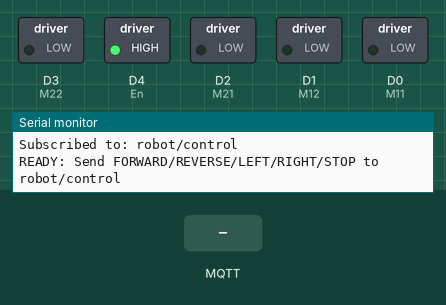
This sketch was run on a simulated ESP8266 (NodeMCU). Parts: switched loads named in the sketch (green lamp = pin HIGH), the last lines printed to the serial monitor. Inputs (shaded band) come from the test bench. WiFi joins after 1.5 s; servers stay silent unless stated; no MQTT or app messages arrive unless stated.

Above: at 2.9 s.
3.0 s: MQTT message "FORWARD" arrives on the first subscribed topic
At 3.9 s:
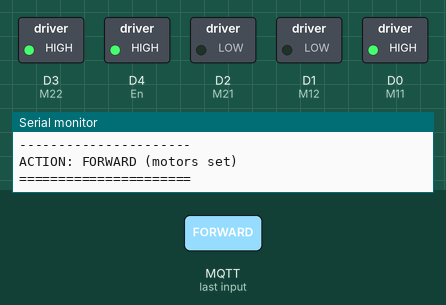
4.5 s: MQTT message "REVERSE" arrives on the first subscribed topic
At 5.1 s:
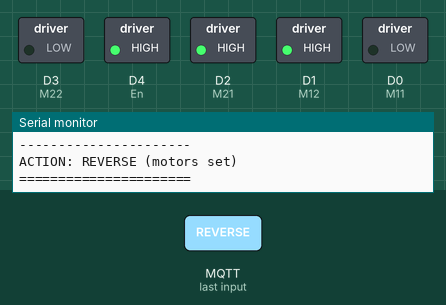
6.0 s: MQTT message "LEFT" arrives on the first subscribed topic
At 7.2 s:
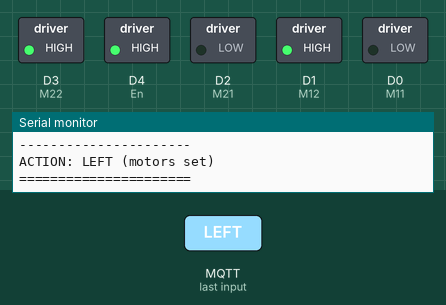
7.5 s: MQTT message "RIGHT" arrives on the first subscribed topic
At 8.5 s:
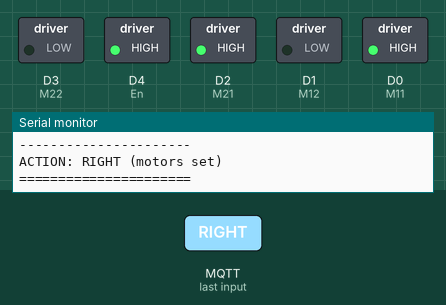
Timing chart, 0 to 10.0 s (numbered marks = the images above; inputs shaded):
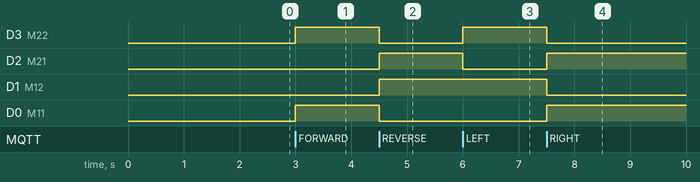

The sketch:

p5.ino
```cpp
#include <ESP8266WiFi.h>
#include <PubSubClient.h>

// ===== WiFi =====
const char* WIFI_SSID = "OnePlusRajath";
const char* WIFI_PASS = "rajathkumarks";

// ===== MQTT Broker (Public) =====
const char* MQTT_HOST = "test.mosquitto.org";
const int   MQTT_PORT = 1883;

// Topic
const char* TOPIC_SUB = "robot/control";

// ===== Motor Pins (same as before) =====
int M11 = D0;
int M12 = D1;
int M21 = D2;
int M22 = D3;
int En  = D4;

WiFiClient wifiClient;
PubSubClient mqtt(wifiClient);

// ===== Motor Control =====
void stopMotor() {
  digitalWrite(M11, LOW);
  digitalWrite(M12, LOW);
  digitalWrite(M21, LOW);
  digitalWrite(M22, LOW);
}

void fwd() {
  digitalWrite(M11, HIGH);
  digitalWrite(M12, LOW);
  digitalWrite(M22, HIGH);
  digitalWrite(M21, LOW);
}

void rev() {
  digitalWrite(M11, LOW);
  digitalWrite(M12, HIGH);
  digitalWrite(M22, LOW);
  digitalWrite(M21, HIGH);
}

void ryt() {
  digitalWrite(M11, HIGH);
  digitalWrite(M12, LOW);
  digitalWrite(M22, LOW);
  digitalWrite(M21, HIGH);
}

void lft() {
  digitalWrite(M11, LOW);
  digitalWrite(M12, HIGH);
  digitalWrite(M22, HIGH);
  digitalWrite(M21, LOW);
}

// ===== Execute command text =====
void executeCommand(const String& cmdRaw) {
  String cmd = cmdRaw;
  cmd.trim();
  cmd.toUpperCase();

  if (cmd == "FORWARD" || cmd == "FWD") {
    fwd();
    Serial.println("ACTION: FORWARD (motors set)");
  }
  else if (cmd == "REVERSE" || cmd == "REV") {
    rev();
    Serial.println("ACTION: REVERSE (motors set)");
  }
  else if (cmd == "LEFT" || cmd == "LFT") {
    lft();
    Serial.println("ACTION: LEFT (motors set)");
  }
  else if (cmd == "RIGHT" || cmd == "RYT") {
    ryt();
    Serial.println("ACTION: RIGHT (motors set)");
  }
  else if (cmd == "STOP") {
    stopMotor();
    Serial.println("ACTION: STOP (motors off)");
  }
  else {
    stopMotor(); // safety
    Serial.print("ACTION: UNKNOWN -> STOP. Received: ");
    Serial.println(cmd);
  }
}

// ===== MQTT Callback =====
void onMqttMessage(char* topic, byte* payload, unsigned int length) {
  Serial.print("Message arrived on topic: ");
  Serial.println(topic);

  String msg;
  msg.reserve(length);
  for (unsigned int i = 0; i < length; i++) {
    msg += (char)payload[i];
  }

  Serial.print("Payload: ");
  Serial.println(msg);
  Serial.println("----------------------");

  executeCommand(msg);
  Serial.println("======================");
}

// ===== WiFi Connect =====
void connectWiFi() {
  WiFi.mode(WIFI_STA);
  WiFi.begin(WIFI_SSID, WIFI_PASS);

  Serial.print("Connecting to WiFi");
  while (WiFi.status() != WL_CONNECTED) {
    delay(300);
    Serial.print(".");
  }

  Serial.println("\nWiFi Connected!");
  Serial.print("IP: ");
  Serial.println(WiFi.localIP());
}

// ===== MQTT Connect =====
void connectMQTT() {
  mqtt.setServer(MQTT_HOST, MQTT_PORT);
  mqtt.setCallback(onMqttMessage);

  while (!mqtt.connected()) {
    Serial.print("Connecting to MQTT... ");

    String clientId = "esp8266-robot-";
    clientId += String(ESP.getChipId(), HEX);

    if (mqtt.connect(clientId.c_str())) {
      Serial.println("Connected!");

      mqtt.subscribe(TOPIC_SUB, 1);
      Serial.print("Subscribed to: ");
      Serial.println(TOPIC_SUB);

    } else {
      Serial.print("Failed, rc=");
      Serial.print(mqtt.state());
      Serial.println(" retry in 2s");
      delay(2000);
    }
  }
}

void setup() {
  Serial.begin(115200);
  delay(200);

  // Motor pins
  pinMode(M11, OUTPUT);
  pinMode(M12, OUTPUT);
  pinMode(M21, OUTPUT);
  pinMode(M22, OUTPUT);

  pinMode(En, OUTPUT);
  digitalWrite(En, HIGH);  // enable motor driver
  stopMotor();             // safe state

  connectWiFi();
  connectMQTT();

  Serial.println("READY: Send FORWARD/REVERSE/LEFT/RIGHT/STOP to robot/control");
}

void loop() {
  if (WiFi.status() != WL_CONNECTED) {
    connectWiFi();
  }

  if (!mqtt.connected()) {
    connectMQTT();
  }

  mqtt.loop();
}
```

Measured:
- after the input at 3.0 s, D3 (M22), D0 (M11): LOW → HIGH at once
- after the input at 4.5 s, D3 (M22), D0 (M11): HIGH → LOW at once; D2 (M21), D1 (M12): LOW → HIGH at once
- after the input at 6.0 s, D3 (M22): LOW → HIGH at once; D2 (M21): HIGH → LOW at once
- after the input at 7.5 s, D3 (M22), D1 (M12): HIGH → LOW at once; D2 (M21), D0 (M11): LOW → HIGH at once
